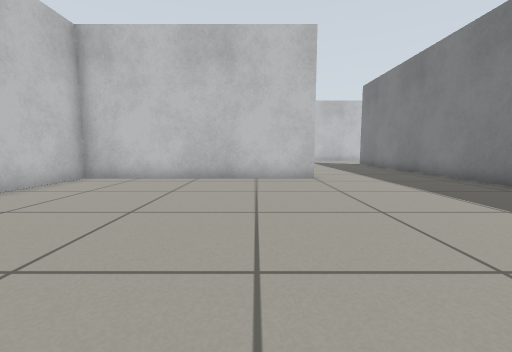
[1] (above)

16 first-person views from a walk through a robot-simulator world made for Gazebo. The camera is 0.5 m above the floor, tilts 6° down and sees 90° across. The floor is counted in squares, 0.5 m on a side. Each view is taken from the middle of a square. On the plan, view 1 faces up. The plan holds only what a view shows up to about 11 squares ahead; the rest is blank.

[2]
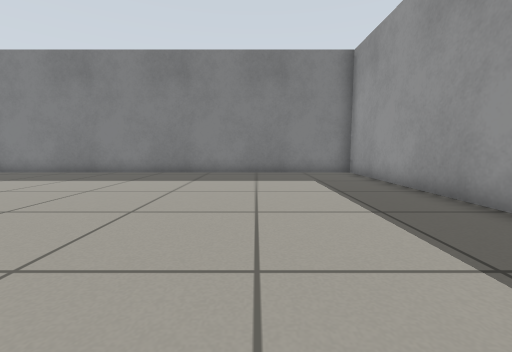

[3]
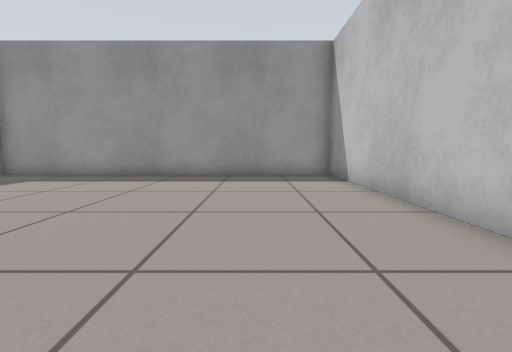

[4]
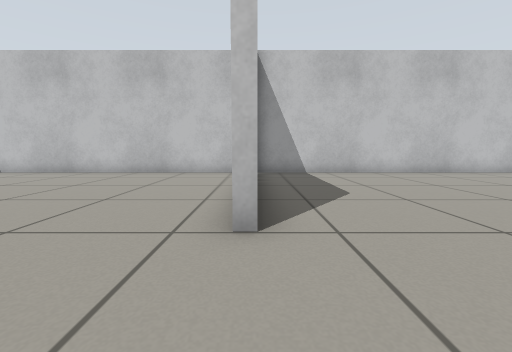

[5]
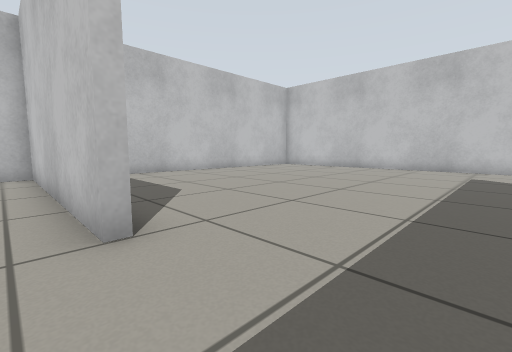

[6]
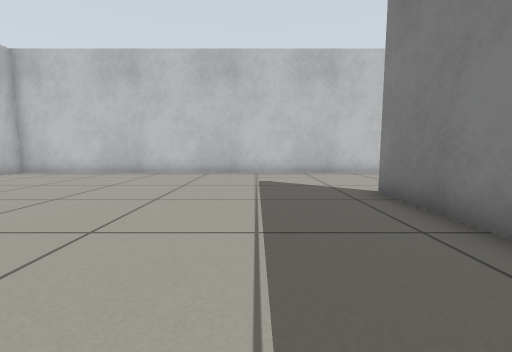

[7]
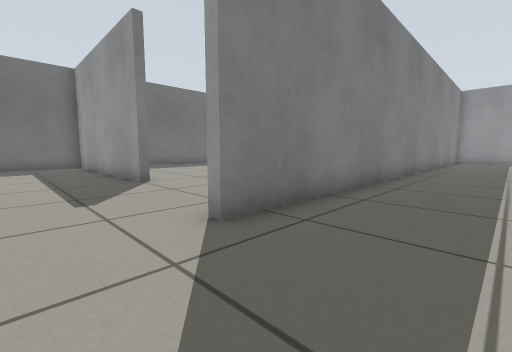

[8]
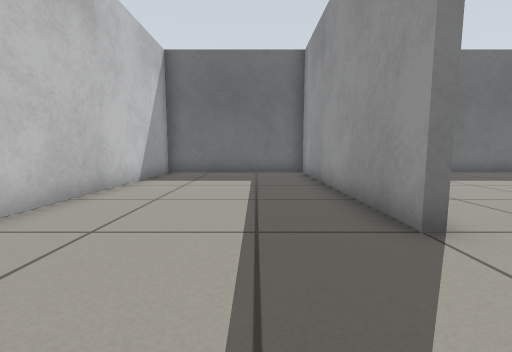

[9]
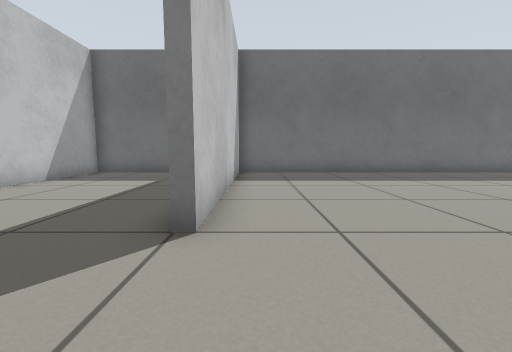

[10]
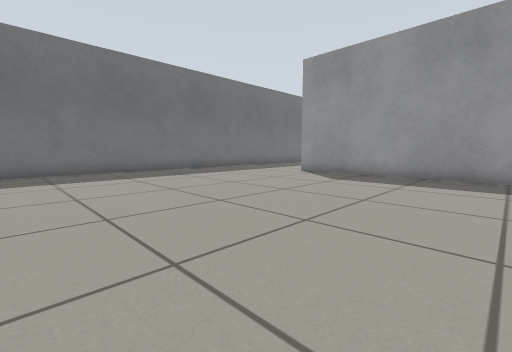

[11]
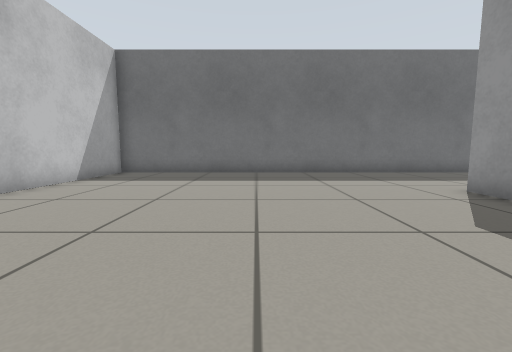

[12]
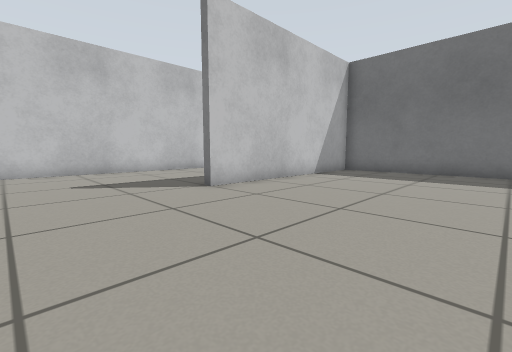

[13]
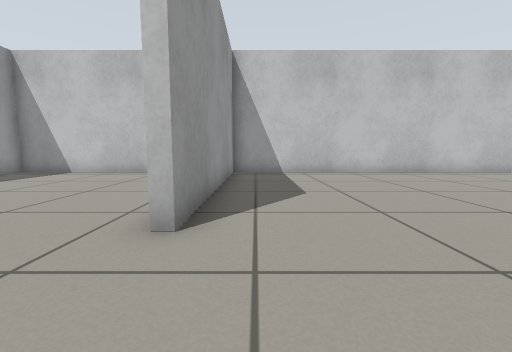

[14]
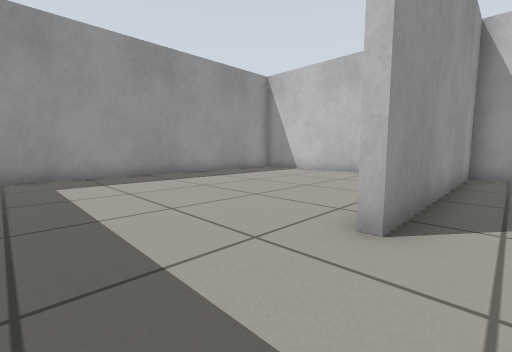

[15]
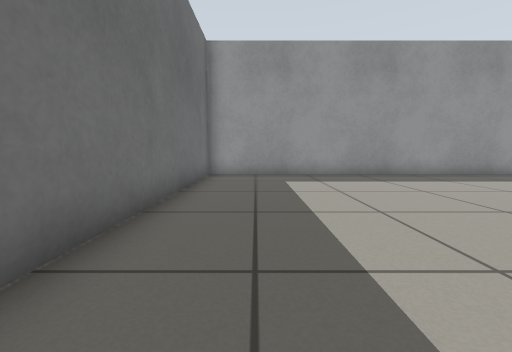

[16]
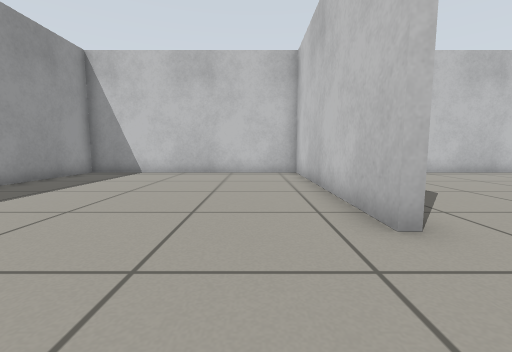

### Floor plan
Ten units are one square. View 1 is at (0, 0); x grows to the right and y downward. Boxes are objects, and circles mark ways between rooms. Rooms are numbered by the first view taken in them; rooms with no view inside come last. Other rooms are left out.
<svg viewBox="-64 -222 267 267">
<path fill="none" stroke="#000" d="M20 -87 -59 -87 -59 40 68 40 68 -84M20 -91 20 -87M66 -217 -59 -217 -59 -90M68 -84 68 -169M120 -157 120 -160 198 -160 198 -217 66 -217M68 -169 71 -169 71 -154M198 -45 198 -157 120 -157M71 -154 71 -50 150 -50 150 -47M150 -47 71 -47 71 40 198 40 198 -45"/>
<circle cx="40" cy="-90" r="3" fill="#2a7"/>
<circle cx="70" cy="-190" r="3" fill="#2a7"/>
<circle cx="95" cy="-160" r="3" fill="#2a7"/>
<circle cx="170" cy="-50" r="3" fill="#2a7"/>
<text x="0" y="-30">1</text>
<text x="10" y="-150">2</text>
<text x="130" y="-190">3</text>
<text x="140" y="-100">4</text>
<text x="130" y="-10">5</text>
</svg>
Room 1 opens to room 2. Room 2 opens to room 3. Room 3 opens to room 4. Room 4 opens to room 5.

Where each view was taken, in squares from view 1:
view 1: 0 up, 0 right, facing up
view 2: 0 up, 4 left, facing right
view 3: 6 up, 3 left, facing down
view 4: 9 up, 5 right, facing left
view 5: 8 up, 5 right, facing up-left
view 6: 11 up, 4 right, facing up
view 7: 19 up, 4 right, facing down-right
view 8: 18 up, 9 right, facing right
view 9: 15 up, 9 right, facing right
view 10: 15 up, 8 right, facing down-right
view 11: 10 up, 9 right, facing right
view 12: 10 up, 8 right, facing up-right
view 13: 6 up, 18 right, facing left
view 14: 6 up, 18 right, facing down-left
view 15: 6 up, 18 right, facing down
view 16: 3 up, 18 right, facing left
